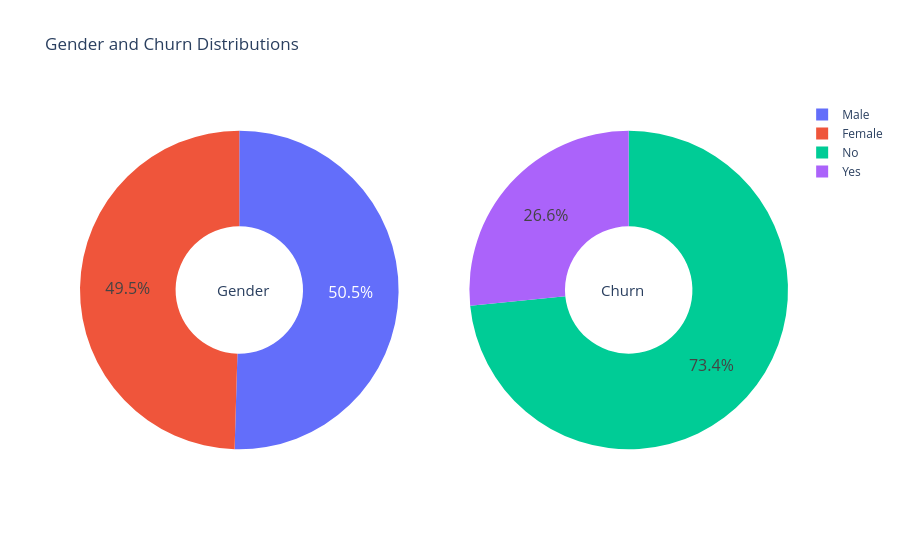

The code cell stored with this chart in its notebook:
### Code cell
g_labels = df["gender"].value_counts()
c_labels = df["Churn"].value_counts()

fig = make_subplots(rows=1, cols=2, specs=[[{'type':'domain'}, {'type':'domain'}]])

fig.add_trace(
    go.Pie(labels=g_labels.index, 
           values=g_labels, 
           name="Gender"),
              1, 1
)
fig.add_trace(
    go.Pie(labels=c_labels.index, 
           values=c_labels, 
           name="Churn"),
              1, 2)

fig.update_traces(hole=.4, hoverinfo="label+percent+name", textfont_size=16)

fig.update_layout(
    title_text="Gender and Churn Distributions",
    annotations=[dict(text='Gender', x=0.19, y=0.5, font_size=15, showarrow=False),
                 dict(text='Churn', x=0.80, y=0.5, font_size=15, showarrow=False)])

fig.show()

### Figure 1 — Plotly figure (JSON) as saved in the notebook; plotly's stock layout.template omitted (floating-point values rounded to 4 significant figures)
{"data": [{"domain": {"x": [0, 0.45], "y": [0, 1]}, "hole": 0.4, "hoverinfo": "label+percent+name", "labels": ["Male", "Female"], "name": "Gender", "textfont": {"size": 16}, "type": "pie", "values": [3549, 3483]}, {"domain": {"x": [0.55, 1], "y": [0, 1]}, "hole": 0.4, "hoverinfo": "label+percent+name", "labels": ["No", "Yes"], "name": "Churn", "textfont": {"size": 16}, "type": "pie", "values": [5163, 1869]}], "layout": {"annotations": [{"font": {"size": 15}, "showarrow": false, "text": "Gender", "x": 0.19, "y": 0.5}, {"font": {"size": 15}, "showarrow": false, "text": "Churn", "x": 0.8, "y": 0.5}], "title": {"text": "Gender and Churn Distributions"}}}
